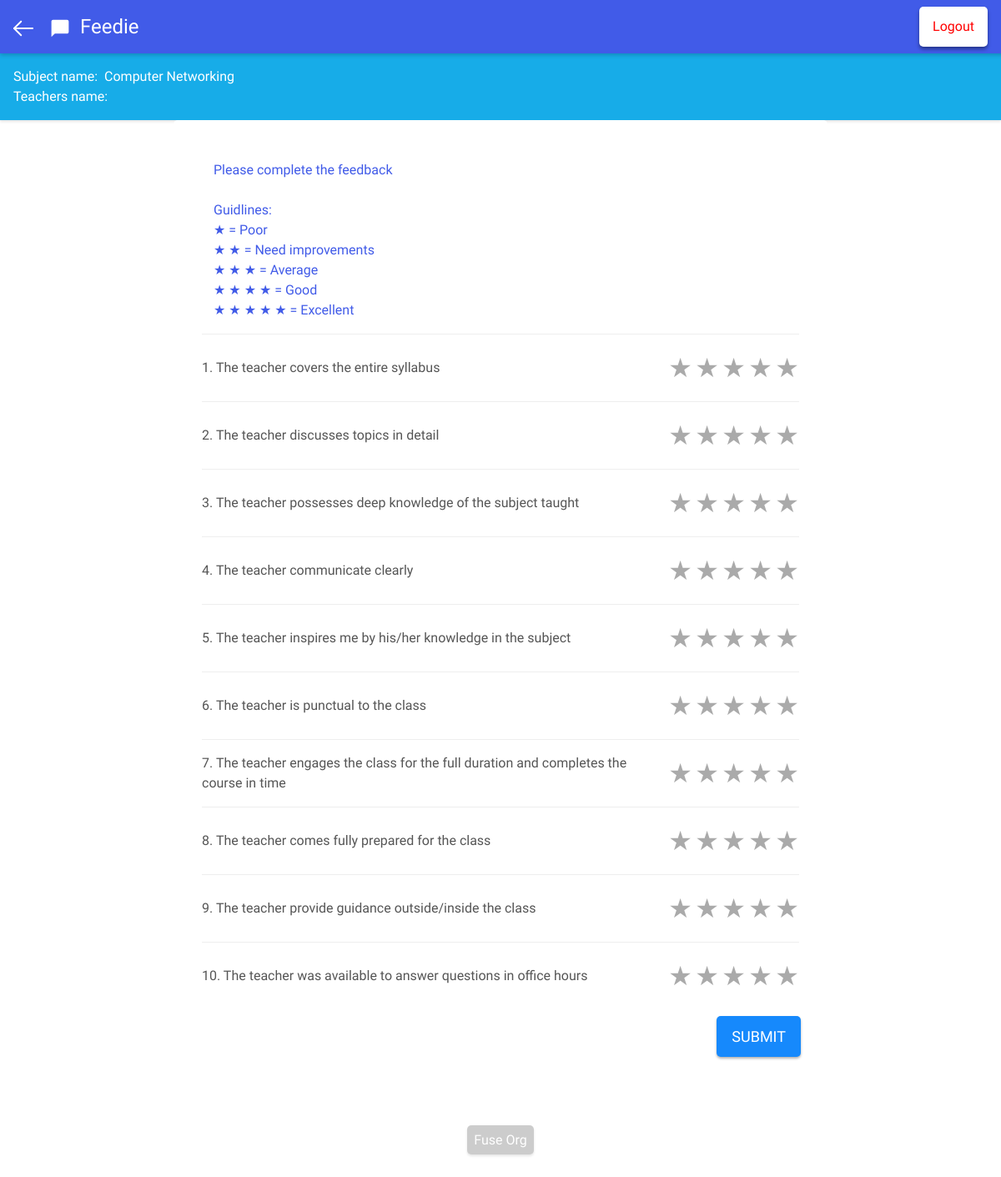
Page /dashboard/feedform/index.php?sub_name=Computer Networking (signed in) on the committed database.
### tables this page shows
CREATE TABLE `questions` (
  `quest_id` int(2) NOT NULL,
  `quest_content` varchar(250) DEFAULT NULL,
  `quest_value` int(2) NOT NULL DEFAULT '0'
);

### dashboard/feedform/index.php (the view, shortened to what this page needs)
<html>
<head>
  <link rel="stylesheet" type="text/css" href="../../css.css">
</head>
<body>
  <div class="header">
		<div><a href="../"><img src="../../images/back.svg" class="home"></a></div>
		<img src="../../images/logo.svg" class="logo"/>
		<div class="title">Feedie</div>
    <a href="../../?logout=1"><div class="logout">Logout</div></a>
  </div>
	<div class="details">Subject name:&nbsp;
    <?php
     echo $_GET["sub_name"];
    ?>
  <br>
  Teachers name:&nbsp;
	</div>
  <div class="page">
<div class="container">
<div class="phpr">
<?php
    $servername = "127.0.0.1";
    $username = "root";
    $password = "";
    $dbname = "feedie_base";
    $error = false;
    $counter = 0;
    if($counter != 10){
      $error = true;
    }
    if ( !$error ){
              $conn = new mysqli($servername, $username, $password, $dbname);
              $q = $_POST['q'];
              $i = 1;
              foreach( $q as $key ){
                $qf[$i] = $key;
                ++$i;
              }
              $sql_check = "SELECT st_username FROM feeds WHERE st_username = '".$_SESSION["st_username"]."' AND te_username = '".$_SESSION["te_username"]."' AND sub_code='".$_SESSION["sub_code"]."' AND class = '".$_SESSION["class"]."'";
              $result_check = $conn->query($sql_check);
              if($result_check->num_rows > 0){
                $sql = "UPDATE feeds SET q1='".$qf[1]."', q2='".$qf[2]."', q3='".$qf[3]."', q4='".$qf[4]."', q5='".$qf[5]."', q6='".$qf[6]."', q7='".$qf[7]."', q8='".$qf[8]."', q9='".$qf[9]."', q10='".$qf[10]."' WHERE st_username='".$_SESSION["st_username"]."' AND te_username='".$_SESSION["te_username"]."' AND sub_code='".$_SESSION["sub_code"]."' AND class = '".$_SESSION["class"]."'";
                $result = $conn->query($sql);
                if($result){
                  include('overall.php');
                }
                echo "Response have been updated";
                echo
                '<script type="text/javascript">
                 function showsnackbar() {
                  var x = document.getElementById("snackbar");
                  x.innerHTML = "Response updated";
                  x.className = "show";
                  setTimeout(function(){ x.className = x.className.replace("show", ""); }, 4000);
                  }
                 showsnackbar()
                 </script>';
              }
              else{
                $sql1 = "UPDATE teachersinfo SET feed_applied = feed_applied + 1 WHERE te_username = '".$_SESSION["te_username"]."' AND class = '".$_SESSION["class"]."' AND sub_code = '".$_SESSION["sub_code"]."'";
                $result1 = $conn->query($sql1);
                $sql = "INSERT INTO feeds (st_username, te_username, sub_code, sub_name, class, q1, q2, q3, q4, q5, q6, q7, q8, q9, q10 ) VALUES('".$_SESSION["st_username"]."','".$_SESSION["te_username"]."','".$_SESSION["sub_code"]."','".$_SESSION["sub_name"]."','".$_SESSION["class"]."','".$qf[1]."','".$qf[2]."','".$qf[3]."','".$qf[4]."','".$qf[5]."','".$qf[6]."','".$qf[7]."','".$qf[8]."','".$qf[9]."','".$qf[10]."')";
                $result = $conn->query($sql);
                if($result){
                  include('overall.php');
                }
                echo "Thanks for your first time response";
                echo '<script type="text/javascript">
                function showsnackbar() {
                  var x = document.getElementById("snackbar");
                  x.innerHTML = "Response added";
                  x.className = "show";
                  setTimeout(function(){ x.className = x.className.replace("show", ""); }, 4000);
                  }
                 showsnackbar()
                 </script>';
              }
              $conn->close();
            }
            else{
              echo "Please complete the feedback<br><br>
	      Guidlines:<br>
	      &#9733 = Poor<br>
	      &#9733 &#9733 = Need improvements<br>
	      &#9733 &#9733 &#9733 = Average<br>
	      &#9733 &#9733 &#9733 &#9733        = Good<br>
	      &#9733 &#9733 &#9733 &#9733 &#9733 = Excellent";
            }
   ?>
	</div>
<form action="<?php  $_PHP_SELF ?>" method="post">
<?php
  include('../../db_config.php');
  $sql_q = "SELECT quest_id, quest_content FROM questions WHERE quest_id != 0 ORDER BY quest_id ASC";
  $result_q = $conn->query($sql_q);
  if ( $result_q->num_rows > 0 ){
?>
<fieldset class="rating flex">
  <div class="flex" style="width:100%;">
   <?php $row = $result_q->fetch_assoc();
        echo $row["quest_id"].". ".$row["quest_content"];
   ?>
	</div>
  <div class="flex" style="direction: rtl;">
    <input type="radio" id="star5-1" name="q[<?php echo $row["quest_id"]; ?>]" value="5" /><label for="star5-1" title="Rocks!"><span>&#9733</span></label>
    <input type="radio" id="star4-1" name="q[<?php echo $row["quest_id"]; ?>]" value="4" /><label for="star4-1" title="Pretty good"><span>&#9733</span></label>
    <input type="radio" id="star3-1" name="q[<?php echo $row["quest_id"]; ?>]" value="3" /><label for="star3-1" title="Meh"><span>&#9733</span></label>
    <input type="radio" id="star2-1" name="q[<?php echo $row["quest_id"]; ?>]" value="2" /><label for="star2-1" title="Kinda bad"><span>&#9733</span></label>
    <input type="radio" id="star1-1" name="q[<?php echo $row["quest_id"]; ?>]" value="1" /><label for="star1-1" title="Sucks big time"><span>&#9733</span></label>
  </div>
</fieldset>
<fieldset class="rating flex">
  <div class="flex" style="width:100%;">
   <?php $row = $result_q->fetch_assoc();
        echo $row["quest_id"].". ".$row["quest_content"];
   ?>
	</div>
  <div class="flex" style="direction: rtl;">
    <input type="radio" id="star5-2" name="q[<?php echo $row["quest_id"]; ?>]" value="5" /><label for="star5-2" title="Rocks!"><span>&#9733</span></label>
    <input type="radio" id="star4-2" name="q[<?php echo $row["quest_id"]; ?>]" value="4" /><label for="star4-2" title="Pretty good"><span>&#9733</span></label>
    <input type="radio" id="star3-2" name="q[<?php echo $row["quest_id"]; ?>]" value="3" /><label for="star3-2" title="Meh"><span>&#9733</span></label>
    <input type="radio" id="star2-2" name="q[<?php echo $row["quest_id"]; ?>]" value="2" /><label for="star2-2" title="Kinda bad"><span>&#9733</span></label>
    <input type="radio" id="star1-2" name="q[<?php echo $row["quest_id"]; ?>]" value="1" /><label for="star1-2" title="Sucks big time"><span>&#9733</span></label>
	</div>
</fieldset>
<fieldset class="rating flex">
  <div class="flex" style="width:100%;">
   <?php $row = $result_q->fetch_assoc();
        echo $row["quest_id"].". ".$row["quest_content"];
   ?>
	</div>
  <div class="flex" style="direction: rtl;">
    <input type="radio" id="star5-3" name="q[<?php echo $row["quest_id"]; ?>]" value="5" /><label for="star5-3" title="Rocks!"><span>&#9733</span></label>
    <input type="radio" id="star4-3" name="q[<?php echo $row["quest_id"]; ?>]" value="4" /><label for="star4-3" title="Pretty good"><span>&#9733</span></label>
    <input type="radio" id="star3-3" name="q[<?php echo $row["quest_id"]; ?>]" value="3" /><label for="star3-3" title="Meh"><span>&#9733</span></label>
    <input type="radio" id="star2-3" name="q[<?php echo $row["quest_id"]; ?>]" value="2" /><label for="star2-3" title="Kinda bad"><span>&#9733</span></label>
    <input type="radio" id="star1-3" name="q[<?php echo $row["quest_id"]; ?>]" value="1" /><label for="star1-3" title="Sucks big time"><span>&#9733</span></label>
	</div>
</fieldset>
<fieldset class="rating flex">
  <div class="flex" style="width:100%;">
   <?php $row = $result_q->fetch_assoc();
        echo $row["quest_id"].". ".$row["quest_content"];
   ?>
	</div>
  <div class="flex" style="direction: rtl;">
    <input type="radio" id="star5-4" name="q[<?php echo $row["quest_id"]; ?>]" value="5" /><label for="star5-4" title="Rocks!"><span>&#9733</span></label>
    <input type="radio" id="star4-4" name="q[<?php echo $row["quest_id"]; ?>]" value="4" /><label for="star4-4" title="Pretty good"><span>&#9733</span></label>
    <input type="radio" id="star3-4" name="q[<?php echo $row["quest_id"]; ?>]" value="3" /><label for="star3-4" title="Meh"><span>&#9733</span></label>
    <input type="radio" id="star2-4" name="q[<?php echo $row["quest_id"]; ?>]" value="2" /><label for="star2-4" title="Kinda bad"><span>&#9733</span></label>
    <input type="radio" id="star1-4" name="q[<?php echo $row["quest_id"]; ?>]" value="1" /><label for="star1-4" title="Sucks big time"><span>&#9733</span></label>
	</div>
</fieldset>
<fieldset class="rating flex">
  <div class="flex" style="width:100%;">
   <?php $row = $result_q->fetch_assoc();
        echo $row["quest_id"].". ".$row["quest_content"];
   ?>
	</div>
  <div class="flex" style="direction: rtl;">
    <input type="radio" id="star5-5" name="q[<?php echo $row["quest_id"]; ?>]" value="5" /><label for="star5-5" title="Rocks!"><span>&#9733</span></label>
    <input type="radio" id="star4-5" name="q[<?php echo $row["quest_id"]; ?>]" value="4" /><label for="star4-5" title="Pretty good"><span>&#9733</span></label>
    <input type="radio" id="star3-5" name="q[<?php echo $row["quest_id"]; ?>]" value="3" /><label for="star3-5" title="Meh"><span>&#9733</span></label>
    <input type="radio" id="star2-5" name="q[<?php echo $row["quest_id"]; ?>]" value="2" /><label for="star2-5" title="Kinda bad"><span>&#9733</span></label>
    <input type="radio" id="star1-5" name="q[<?php echo $row["quest_id"]; ?>]" value="1" /><label for="star1-5" title="Sucks big time"><span>&#9733</span></label>
	</div>
</fieldset>
<fieldset class="rating flex">
  <div class="flex" style="width:100%;">
   <?php $row = $result_q->fetch_assoc();
        echo $row["quest_id"].". ".$row["quest_content"];
   ?>
	</div>
  <div class="flex" style="direction: rtl;">
    <input type="radio" id="star5-6" name="q[<?php echo $row["quest_id"]; ?>]" value="5" /><label for="star5-6" title="Rocks!"><span>&#9733</span></label>
    <input type="radio" id="star4-6" name="q[<?php echo $row["quest_id"]; ?>]" value="4" /><label for="star4-6" title="Pretty good"><span>&#9733</span></label>
    <input type="radio" id="star3-6" name="q[<?php echo $row["quest_id"]; ?>]" value="3" /><label for="star3-6" title="Meh"><span>&#9733</span></label>
    <input type="radio" id="star2-6" name="q[<?php echo $row["quest_id"]; ?>]" value="2" /><label for="star2-6" title="Kinda bad"><span>&#9733</span></label>
    <input type="radio" id="star1-6" name="q[<?php echo $row["quest_id"]; ?>]" value="1" /><label for="star1-6" title="Sucks big time"><span>&#9733</span></label>
	</div>
</fieldset>
<fieldset class="rating flex">
  <div class="flex" style="width:100%;">
   <?php $row = $result_q->fetch_assoc();
        echo $row["quest_id"].". ".$row["quest_content"];
   ?>
	</div>
  <div class="flex" style="direction: rtl;">
    <input type="radio" id="star5-7" name="q[<?php echo $row["quest_id"]; ?>]" value="5" /><label for="star5-7" title="Rocks!"><span>&#9733</span></label>
    <input type="radio" id="star4-7" name="q[<?php echo $row["quest_id"]; ?>]" value="4" /><label for="star4-7" title="Pretty good"><span>&#9733</span></label>
    <input type="radio" id="star3-7" name="q[<?php echo $row["quest_id"]; ?>]" value="3" /><label for="star3-7" title="Meh"><span>&#9733</span></label>
    <input type="radio" id="star2-7" name="q[<?php echo $row["quest_id"]; ?>]" value="2" /><label for="star2-7" title="Kinda bad"><span>&#9733</span></label>
    <input type="radio" id="star1-7" name="q[<?php echo $row["quest_id"]; ?>]" value="1" /><label for="star1-7" title="Sucks big time"><span>&#9733</span></label>
	</div>
</fieldset>
<fieldset class="rating flex">
  <div class="flex" style="width:100%;">
   <?php $row = $result_q->fetch_assoc();
        echo $row["quest_id"].". ".$row["quest_content"];
   ?>
	</div>
  <div class="flex" style="direction: rtl;">
    <input type="radio" id="star5-8" name="q[<?php echo $row["quest_id"]; ?>]" value="5" /><label for="star5-8" title="Rocks!"><span>&#9733</span></label>
    <input type="radio" id="star4-8" name="q[<?php echo $row["quest_id"]; ?>]" value="4" /><label for="star4-8" title="Pretty good"><span>&#9733</span></label>
    <input type="radio" id="star3-8" name="q[<?php echo $row["quest_id"]; ?>]" value="3" /><label for="star3-8" title="Meh"><span>&#9733</span></label>
    <input type="radio" id="star2-8" name="q[<?php echo $row["quest_id"]; ?>]" value="2" /><label for="star2-8" title="Kinda bad"><span>&#9733</span></label>
    <input type="radio" id="star1-8" name="q[<?php echo $row["quest_id"]; ?>]" value="1" /><label for="star1-8" title="Sucks big time"><span>&#9733</span></label>
	</div>
</fieldset>
<fieldset class="rating flex">
  <div class="flex" style="width:100%;">
   <?php $row = $result_q->fetch_assoc();
        echo $row["quest_id"].". ".$row["quest_content"];
   ?>
	</div>
  <div class="flex" style="direction: rtl;">
    <input type="radio" id="star5-9" name="q[<?php echo $row["quest_id"]; ?>]" value="5" /><label for="star5-9" title="Rocks!"><span>&#9733</span></label>
    <input type="radio" id="star4-9" name="q[<?php echo $row["quest_id"]; ?>]" value="4" /><label for="star4-9" title="Pretty good"><span>&#9733</span></label>
    <input type="radio" id="star3-9" name="q[<?php echo $row["quest_id"]; ?>]" value="3" /><label for="star3-9" title="Meh"><span>&#9733</span></label>
    <input type="radio" id="star2-9" name="q[<?php echo $row["quest_id"]; ?>]" value="2" /><label for="star2-9" title="Kinda bad"><span>&#9733</span></label>
    <input type="radio" id="star1-9" name="q[<?php echo $row["quest_id"]; ?>]" value="1" /><label for="star1-9" title="Sucks big time"><span>&#9733</span></label>
	</div>
</fieldset>
<fieldset class="rating flex">
  <div class="flex" style="width:100%;">
   <?php $row = $result_q->fetch_assoc();
        echo $row["quest_id"].". ".$row["quest_content"];
   ?>
	</div>
  <div class="flex" style="direction: rtl;">
    <input type="radio" id="star5-10" name="q[<?php echo $row["quest_id"]; ?>]" value="5" /><label for="star5-10" title="Rocks!"><span>&#9733</span></label>
    <input type="radio" id="star4-10" name="q[<?php echo $row["quest_id"]; ?>]" value="4" /><label for="star4-10" title="Pretty good"><span>&#9733</span></label>
    <input type="radio" id="star3-10" name="q[<?php echo $row["quest_id"]; ?>]" value="3" /><label for="star3-10" title="Meh"><span>&#9733</span></label>
    <input type="radio" id="star2-10" name="q[<?php echo $row["quest_id"]; ?>]" value="2" /><label for="star2-10" title="Kinda bad"><span>&#9733</span></label>
    <input type="radio" id="star1-10" name="q[<?php echo $row["quest_id"]; ?>]" value="1" /><label for="star1-10" title="Sucks big time"><span>&#9733</span></label>
	</div>
</fieldset>
<?php
  }
?>
    <div style="text-align: right">
<input type="submit" value="SUBMIT" class="button">
	  </div>
</form>
</div>
</div>
  <footer><a href="https://fuse-org.firebaseapp.com" class="link" target="_blank">Fuse Org</a></footer>
</body>
</html>

### rows in the picture
questions: quest_id "1", quest_content "The teacher covers the entire syllabus"
questions: quest_id "2", quest_content "The teacher discusses topics in detail"
questions: quest_id "3", quest_content "The teacher possesses deep knowledge of the subject taught"
questions: quest_id "4", quest_content "The teacher communicate clearly"
questions: quest_id "5", quest_content "The teacher inspires me by his/her knowledge in the subject"
questions: quest_id "6", quest_content "The teacher is punctual to the class"
questions: quest_id "7", quest_content "The teacher engages the class for the full duration and completes the course in time"
questions: quest_id "8", quest_content "The teacher comes fully prepared for the class"
questions: quest_id "9", quest_content "The teacher provide guidance outside/inside the class"
questions: quest_id "10", quest_content "The teacher was available to answer questions in office hours"

### other values in the picture
$_GET["sub_name"] "Computer Networking"
